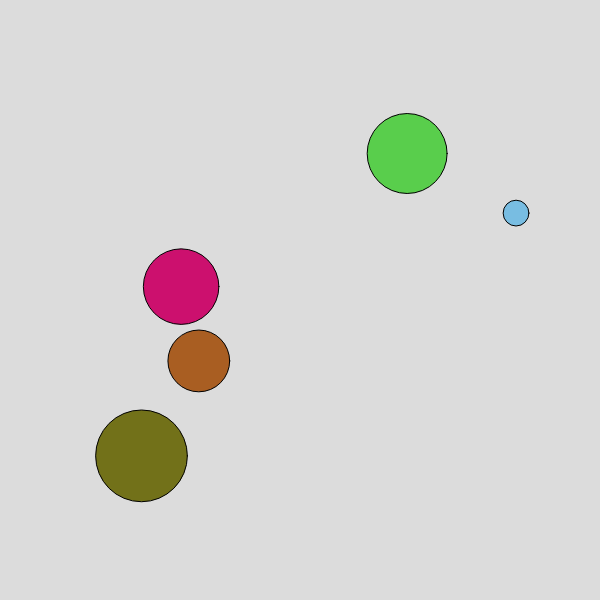
Frame 1 (no input)
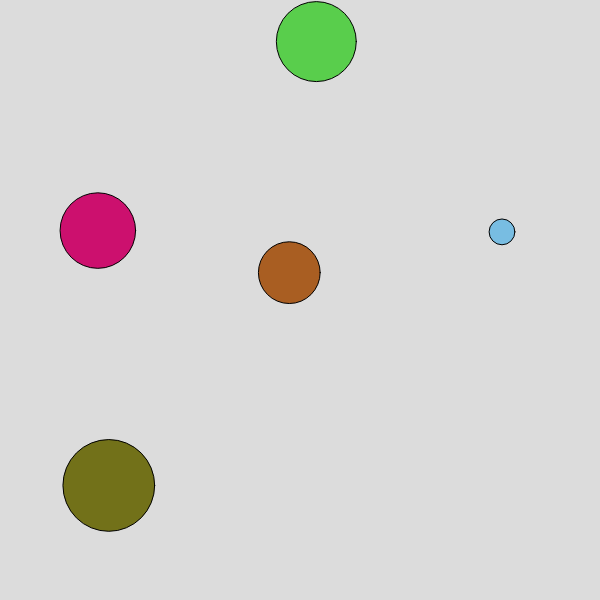
Frame 60 (no input)
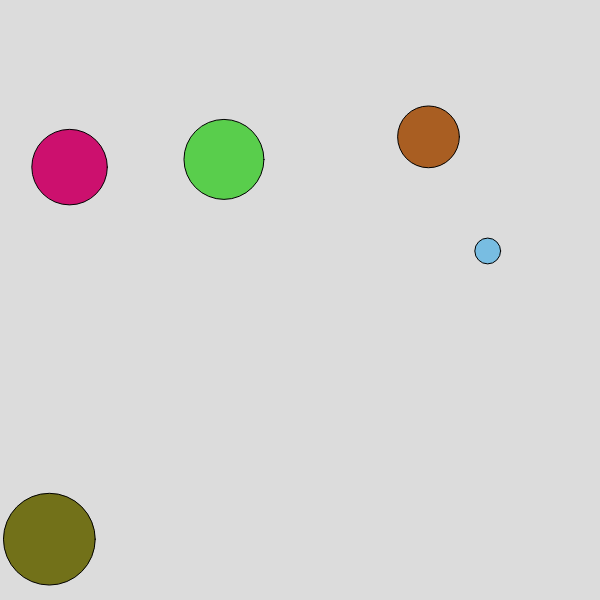
Frame 120 (the mouse pressed at the canvas centre since frame 60)

The p5.js sketch that drew these frames (run headless with seeded random() and noise() and a simulated clock; from frame 60 on, the mouse is pressed at the canvas centre):

// p5.js sketch
// ── sketch.js
let balls = [] // list/array
let initialNumberOfBalls = 5

const SPEED = 3
const BALL_SIZE_MIN = 10
const BALL_SIZE_MAX = 50

function setup() {
  createCanvas(600, 600)
  ellipseMode(RADIUS)
  resetAllBalls()
}

function draw() {
  background(220)
  fill("black")
  
  for( let ball of balls ) { // for each loop (loop over every item)
    drawBall(ball)
    updateBall(ball)
    keepInBounds(ball)
  }
  
  // for loop - loop a certain number of times
  // here I am using _nested_ loops
  for( let i = 0; i < balls.length - 1; i++ ) { 
    for( let j = i+1; j < balls.length; j++ ) {
      bounceBalls(balls[i], balls[j])
    }
  }
}

// if the distance between the centers 
//   is less than the sum of their radii
function ballsCollide(ballA, ballB) {
  return dist( ballA.position.x, ballA.position.y, ballB.position.x, ballB.position.y ) <= ballA.radius + ballB.radius
}

function bounceBalls(ballA, ballB) {
  if( ballsCollide(ballA, ballB) ) {
    ballA.velocity.x *= -1;
    ballA.velocity.y *= -1;
    ballB.velocity.x *= -1;
    ballB.velocity.y *= -1;
  }
}


function keepInBounds(ball) {
  if( ball.position.x + ball.radius > width ) {
     ball.velocity.x *= -1; 
  }

  if( ball.position.y + ball.radius > height ) {
    ball.velocity.y *= -1; 
  }

  if( ball.position.x - ball.radius < 0 ) {
    ball.velocity.x *= -1; 
  }

  if( ball.position.y - ball.radius < 0 ) {
    ball.velocity.y *= -1; 
  }
}

function resetAllBalls() {
  balls = [] // create an empty array
  // while loop - loops while a condition is true
  while( balls.length < initialNumberOfBalls ) {
    createBall()
  }
}

function mouseClicked() {
  rotateCreateBall()  
}

function rotateCreateBall() {
  balls.shift() // remove the oldest ball (front of the array)
  createBall() // add a ball to the end of the array
}

function keyPressed() {
  if( key === 'r' ) {
    resetAllBalls()
  }

  if( keyIsDown(DELETE) || keyIsDown(BACKSPACE) ) {
    balls.shift()
  }
  
  if( key === ' ' ) {
    createBall()
  }
}

function updateBall(ball) {
  ball.position.y = ball.position.y + ball.velocity.y;
  ball.position.x = ball.position.x + ball.velocity.x;  
}

function drawBall(ball) { 
  fill(ball.c);
  circle(ball.position.x,ball.position.y,ball.radius);  
}

function createBallAt(position) {
  let newBall = {} // creating an empty object
  
  newBall.radius = random(BALL_SIZE_MIN,BALL_SIZE_MAX)
  newBall.position = position
  
  for( let ball of balls ) {
    if( ballsCollide(ball,newBall) ) {
      return createBall()
    }
  }
    
  newBall.c = color(random(256),random(256),random(256))
    
  newBall.velocity = {
    x: random(-SPEED,SPEED),
    y: random(-SPEED,SPEED)
  }
    
  balls.push(newBall)
}


function createBall() {
  createBallAt({
    x: random(BALL_SIZE_MAX, width-BALL_SIZE_MAX),
    y: random(BALL_SIZE_MAX, height-BALL_SIZE_MAX)
  });
}
